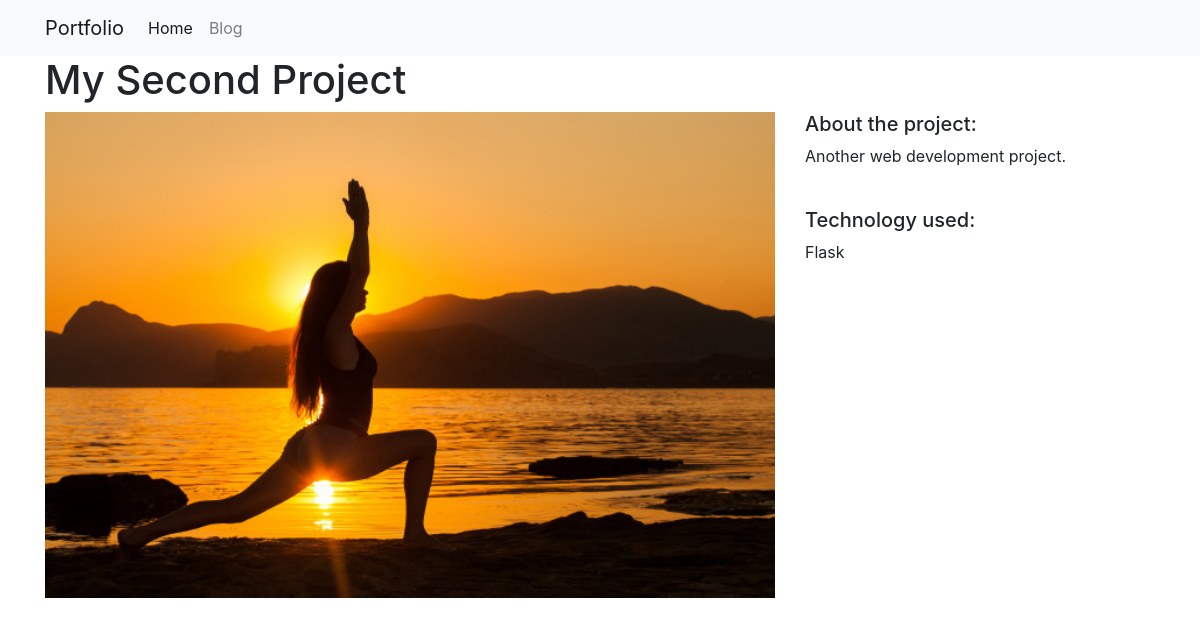
The app's page /projects/2/ with its own data.
### projects/models.py (models this page shows, shortened)
class Project(models.Model):
    title = models.CharField(max_length=250)
    description = models.TextField()
    technology = models.CharField(max_length=30)
    image = models.FilePathField(path="/images")

### projects/views.py (the view)
# urls.py: path('<int:pk>/',views.project_detail, name='project_details'),
def project_detail(request, pk):
    project = Project.objects.get(pk=pk)
    context = {
        'project': project,
        'home_page': 'active'
    }
    return render(request, 'project_details.html', context)

### projects/templates/project_details.html
{% extends 'base.html' %}
{% load static %}
{% block page_content %}
<h1>{{ project.title }}</h1>
<div class='row'>
    <div class='col-md-8'>
        <img src="{% static project.image %}" alt='' width='100%'>
    </div>
    <div class='col-md-4'>
        <h5>About the project:</h5>
        <p>{{ project.description }}</p>
        <br>
        <h5>Technology used:</h5>
        <p>{{ project.technology }}</p>
    </div>
</div>
{% endblock %}

### records on screen
Project: title "My Second Project", image (picture), description "Another web development project.", technology "Flask"
